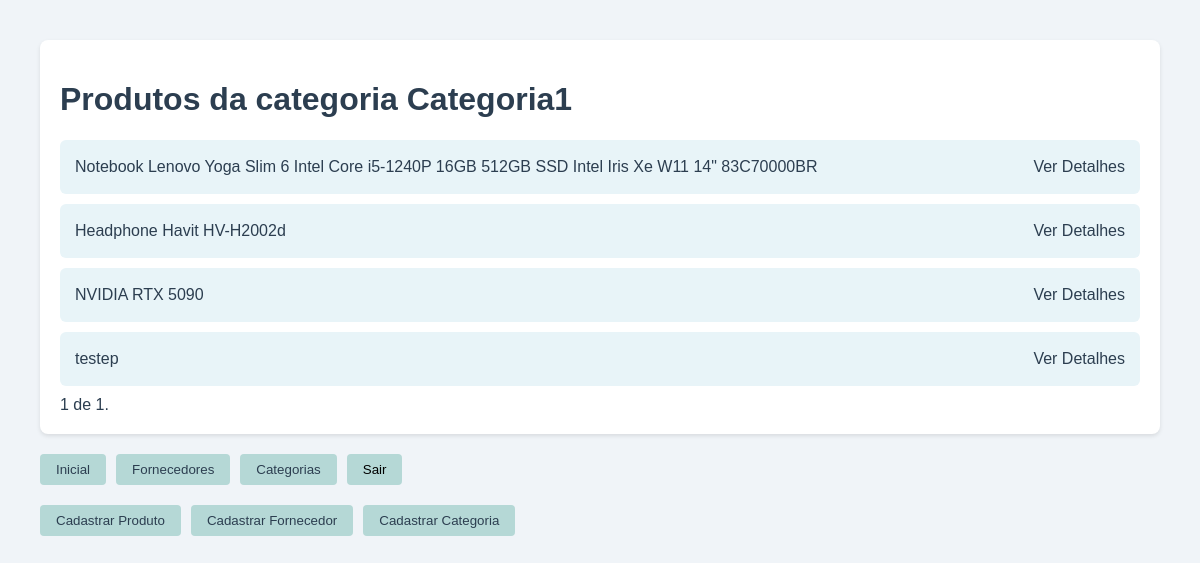
The page /categorias/Categoria1 (signed in) on the database its author committed.
### core/models.py (models this page shows, shortened)
class Categoria(models.Model):
    nome = models.CharField(max_length=50)

class Produto(models.Model):
    nome = models.CharField(max_length=200)
    codigo = models.CharField(max_length=10, unique=True)
    descricao = models.TextField(blank=True)
    preco = models.DecimalField(max_digits=10, decimal_places=2)
    quantidade = models.IntegerField()
    data_criacao = models.DateField(default=date.today)
    fornecedor = models.ForeignKey(Fornecedor, on_delete=models.CASCADE, blank=True)
    categorias = models.ManyToManyField(Categoria, blank=True, related_name='produtos')

### core/views.py (the view)
# urls.py: path('categorias/<str:categoria_nome>', views.ProdutosCategoriasView.as_view(), name='categorias_produtos'),
class ProdutosCategoriasView(LoginRequiredMixin, ListView):
    model = Produto
    template_name = 'core/categorias_produtos.html'
    context_object_name = 'produtos'
    paginate_by = 5
    page_kwarg = "pagina"
    def get_queryset(self):
        categoria_nome = self.kwargs['categoria_nome']
        return Produto.objects.filter(categorias__nome=categoria_nome)
    def get_context_data(self, **kwargs):
        context = super().get_context_data(**kwargs)
        context['categoria'] = Categoria.objects.get(nome=self.kwargs['categoria_nome'])
        return context

### core/templates/core/categorias_produtos.html (shortened to what this page needs)
{% extends 'core/base.html' %}
{% load static %}
{% load preserve_url %}
{% block content %}
    <div id="box">
        <h1>Produtos da categoria {{ categoria.nome }}</h1>
        {% for produto in produtos %}
            <div class="item-card">
                <p>{{ produto.nome }}</p>
                <a href="{% url 'details' produto.id %}">Ver Detalhes</a>
            </div>
        {% empty %}
            <p>Não há produtos cadastrados para esta categoria.</p>
        {% endfor %}
        <span>
            {{ page_obj.number }} de {{ page_obj.paginator.num_pages }}.
        </span>
    </div>
{% endblock %}

### core/static/core/css/base.css (style rules this page uses)
body { font-family: 'Arial', sans-serif; background-color: #f0f4f8; margin: 0; padding: 20px; color: #2c3e50; }
#main-box, #box { background-color: #fff; border-radius: 8px; padding: 20px; box-shadow: 0 2px 4px rgba(0, 0, 0, 0.1); }
a { color: #2c3e50; text-decoration: none; }
p { margin: 0; line-height: 1.5; }
.item-card { background-color: #e8f4f8; padding: 15px; margin: 10px 0; border-radius: 6px; display: flex; justify-content: space-between; align-items: center; }

### rows shown on the page
Categoria: nome "Categoria1"
Produto: nome "Notebook Lenovo Yoga Slim 6 Intel Core i5-1240P 16GB 512GB SSD Intel Iris Xe W11 14\" 83C70000BR"
Produto: nome "Headphone Havit HV-H2002d"
Produto: nome "NVIDIA RTX 5090"
Produto: nome "testep"

### other values the page prints
{{ page_obj.number }} "1"
{{ page_obj.paginator.num_pages }} "1"
